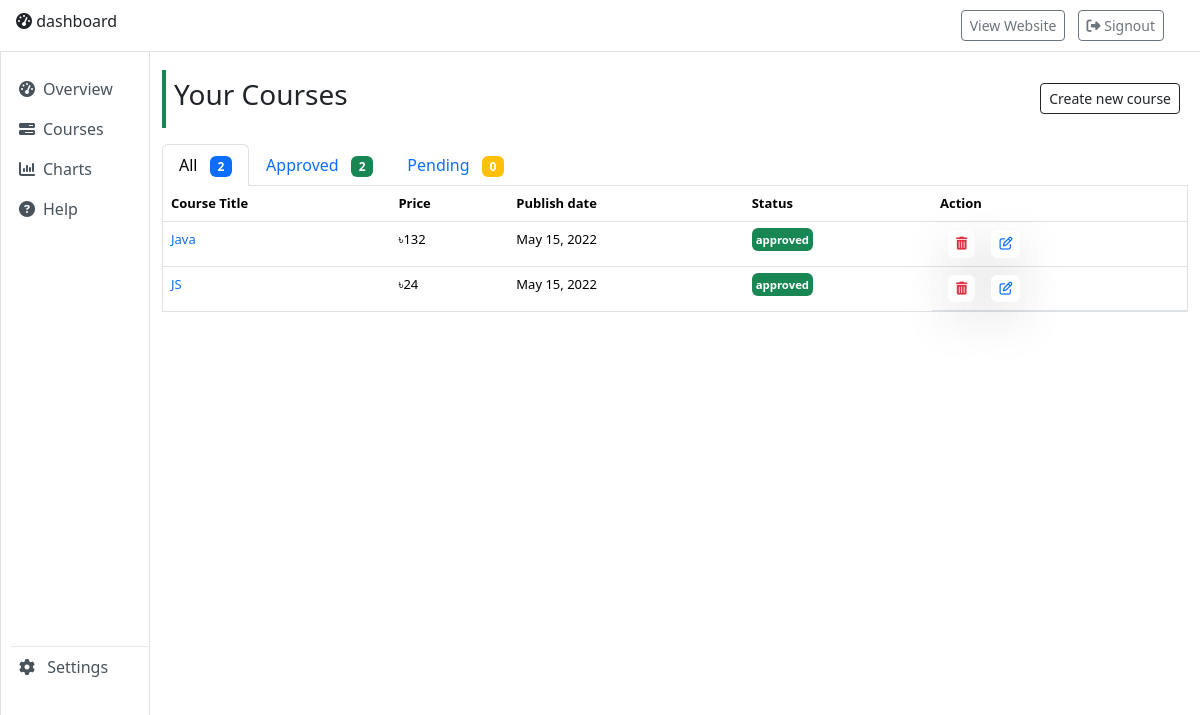
Screenshot of /dashboard/courses/index.php (signed in) with the database file from the repository.
### tables this page shows
CREATE TABLE `courses` (
  `CourseID` int(11) NOT NULL,
  `TeacherID` int(11) NOT NULL,
  `course_title` varchar(255) NOT NULL,
  `course_Description` text NOT NULL,
  `price` varchar(255) NOT NULL,
  `timastand` timestamp NOT NULL DEFAULT current_timestamp(),
  `status` varchar(255) NOT NULL DEFAULT 'pending',
  `image` varchar(255) NOT NULL
);

### db/_db.php (called while the page is built, shortened)
<?php
class DB
{
    function __construct()
    {
        $servername = "localhost";
        $username = "root";
        $password = "";
        $database = "elearningdb";
        $this->conn = new mysqli($servername, $username, $password, $database);
    }
    function execute($sql)
    {
        return $this->conn->query($sql);
    }
}

### dashboard/courses/_load_course.php (the view, shortened to what this page needs)
<table class="table bg-white border border-top-0" style="font-size: 13px;">
    <thead class="bg-white">
        <tr>
            <th scope="col">Course Title</th>
            <th scope="col">Price</th>
            <th scope="col">Publish date</th>
            <th scope="col">Status</th>
            <th scope="col">Action</th>
        </tr>
    </thead>
    <tbody class="text-secondary bg-light">
        <?php
        foreach ($rows as $row) {
            $CourseID = $row['CourseID'];
            $timastand = $row['timastand'];
            $status = $row['status'];
            $datetime = new DateTime($timastand, timezone_open('asia/dhaka'));
            $date_format = $datetime->format('M d, Y');
            if ($status == "approved") {
                $s_class = "success";
            } else {
                $s_class = "warning";
            }
            $post_dlt_url = $root . '/dashboard/config/_delete.php?CourseID=' . $CourseID;
            $post_edit_url = $root . '/dashboard/update/?course=' . $CourseID;
            $course_url = $root . '/dashboard/course/?id=' . $CourseID;
        ?>
            <tr>
                <td>
                    <a class="pointer text-decoration-none" onclick="redirectTo(`<?php echo $course_url ?>`)"><?php echo $row['course_title'] ?></a>
                </td>
                <td>৳<?php echo $row['price'] ?></td>
                <td><?php echo $date_format ?></td>
                <td class="">
                    <small class="bg-<?php echo $s_class ?> text-white p-1 fw-bold rounded"> <?php echo $row['status'] ?></small>
                </td>
                <td class="d-flex ">
                    <a class="shadow-lg mx-2 p-1 px-2 bg-white rounded" onclick="return confirm(`Are you sure?`) && getFunc(`<?php echo $post_dlt_url ?>`)" style="cursor: pointer;" "><i class=" fa fa-trash text-danger" aria-hidden="true"></i></a>
                    <a class="shadow-lg mx-2 p-1 px-2 bg-white rounded pointer" href="<?php echo $post_edit_url ?>"><i class="fa fa-edit text-primary" aria-hidden="true"></i></a>
                </td>
            </tr>
        <?php
        }
        ?>
    </tbody>
</table>

### assets/css/style.css (style rules this page uses)
body { background-color: #f5f6fe; }
.pointer { cursor: pointer; }
#root { margin-top: 70px; }

### rows the page displays
courses: course_title "Java", price "132", timastand "May 15, 2022", status "approved"
courses: course_title "JS", price "24", timastand "May 15, 2022", status "approved"

### other values shown
$all "2"
$approved "2"
$pending "0"
